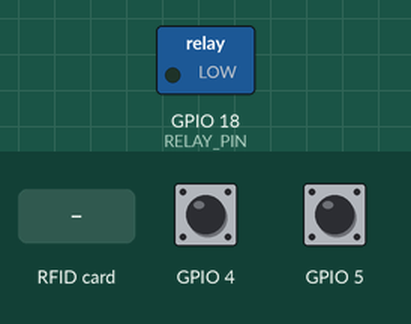
Recording of a sketch running on a simulated ESP32. On the bench: switched loads named in the sketch (green lamp = pin HIGH). Inputs (shaded band) come from the test bench; at power-on: GPIO 4 HIGH, GPIO 5 HIGH. WiFi joins after 1.5 s; servers stay silent unless stated; uploads are accepted with an empty reply; what the sketch prints to the serial monitor is not drawn.

Above: at 3.2 s.
3.3 s: RFID card 5E 7A 19 C4 held to the reader
At 3.9 s:
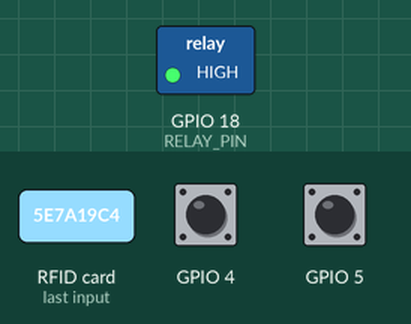
Timing chart, 0 to 8.0 s (numbered marks = the images above; inputs shaded):
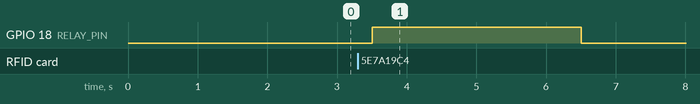

The sketch:

main.ino
```cpp
/**
 * ============================================================
 *  QR Kod Tabanlı Geçiş Kontrol Sistemi
 *  Modül 1: ESP32 Edge Kontrolcü Yazılımı
 * ============================================================
 *  Platform : ESP32 (Arduino / PlatformIO)
 *  Kütüphaneler:
 *    - WiFi.h          (built-in)
 *    - HTTPClient.h    (built-in)
 *    - ArduinoJson     (v6+ - Library Manager)
 *    - Wiegand         (monkeyboard/Wiegand - Library Manager)
 * ============================================================
 */

#include <Arduino.h>
#include <WiFi.h>
#include <HTTPClient.h>
#include <ArduinoJson.h>
#include <Wiegand.h>

// ──────────────────────────────────────────────
//  KONFİGÜRASYON - Ortamınıza göre değiştirin
// ──────────────────────────────────────────────
namespace Config {
    // Wi-Fi
    constexpr char WIFI_SSID[]     = "WIFI_ADI";
    constexpr char WIFI_PASSWORD[] = "WIFI_SIFRE";

    // Backend API
    constexpr char API_HOST[]      = "http://192.168.1.100:3000"; // Sunucu IP
    constexpr char VERIFY_ENDPOINT[] = "/api/access/verify";

    // Cihaz Kimliği (veritabanındaki DeviceCode ile eşleşmeli)
    constexpr char DEVICE_ID[] = "ESP32-KAPI-01";

    // Pin tanımları
    constexpr uint8_t WIEGAND_D0  = 4;
    constexpr uint8_t WIEGAND_D1  = 5;
    constexpr uint8_t RELAY_PIN   = 18;  // Active HIGH

    // Süreler (ms)
    constexpr uint32_t RELAY_OPEN_DURATION_MS = 3000;   // 3 saniye
    constexpr uint32_t WIFI_RECONNECT_MS      = 5000;   // 5 saniyede bir yeniden bağlanma dene
    constexpr uint32_t HTTP_TIMEOUT_MS        = 8000;   // HTTP zaman aşımı
    constexpr uint32_t QR_COOLDOWN_MS         = 2000;   // Ardışık okuma engeli (ms)
}

// ──────────────────────────────────────────────
//  DURUM DEĞİŞKENLERİ
// ──────────────────────────────────────────────
WIEGAND wg;

// Röle non-blocking kontrolü
bool       relayActive        = false;
uint32_t   relayActivatedAt   = 0;

// Wi-Fi yeniden bağlanma kontrolü
uint32_t   lastWifiCheck      = 0;

// Wiegand'dan okunan veri (ISR → loop arası iletişim)
volatile bool    dataReceived  = false;
volatile uint8_t receivedBits  = 0;
volatile uint64_t receivedCode = 0;

// Tekrar okuma önleme
uint32_t   lastQrReadAt = 0;

// ──────────────────────────────────────────────
//  WIEGAND KESMELERİ (ISR)
// ──────────────────────────────────────────────
void IRAM_ATTR onD0() { wg.ReadD0(); }
void IRAM_ATTR onD1() { wg.ReadD1(); }

// ──────────────────────────────────────────────
//  YARDIMCI FONKSİYONLAR
// ──────────────────────────────────────────────

/**
 * Wiegand ham sayısal değerini ASCII string'e dönüştürür.
 * QR okuyucular genellikle ASCII karakter kodlarını Wiegand üzerinden
 * arka arkaya 8-bit frame'ler halinde iletir.
 * Bu fonksiyon receivedCode değerini ondalık string olarak döndürür;
 * okuyucunuzun encoding'ine göre dönüşüm mantığını güncelleyin.
 */
String decodeWiegandToString(uint64_t code, uint8_t bits) {
    // Wiegand 34-bit: iki parite biti + 32-bit veri
    // Wiegand 64-bit: doğrudan veri alanı
    // QR payload ASCII encoding: her 8 bit bir karakter
    String result = "";

    if (bits <= 32) {
        // 32 bitlik veriden ASCII karakterleri çöz
        // Bazı okuyucular veriyi decimal sayı olarak gönderir
        result = String((uint32_t)code);
    } else {
        // 64 bit: 8 karakter ASCII decode
        for (int i = 7; i >= 0; i--) {
            char c = (char)((code >> (i * 8)) & 0xFF);
            if (c >= 0x20 && c <= 0x7E) { // Yazdırılabilir ASCII
                result += c;
            }
        }
    }

    // Boşsa decimal string olarak döndür
    if (result.isEmpty()) {
        result = String((unsigned long long)code);
    }

    return result;
}

/**
 * Wi-Fi bağlantı durumunu kontrol eder; bağlı değilse yeniden bağlanır.
 * Bloklayıcı değil — mevcut döngüde sadece başlatır.
 */
void maintainWifiConnection() {
    if (WiFi.status() == WL_CONNECTED) return;

    uint32_t now = millis();
    if (now - lastWifiCheck < Config::WIFI_RECONNECT_MS) return;
    lastWifiCheck = now;

    Serial.println("[WiFi] Bağlantı kesildi, yeniden bağlanılıyor...");
    WiFi.disconnect(true);
    WiFi.begin(Config::WIFI_SSID, Config::WIFI_PASSWORD);
}

/**
 * Backend API'ye POST isteği gönderir.
 * @param qrPayload  QR koddan okunan ham metin
 * @return HTTP durum kodu (başarılıysa 200, hata durumunda negatif veya 403)
 */
int sendVerifyRequest(const String& qrPayload) {
    if (WiFi.status() != WL_CONNECTED) {
        Serial.println("[HTTP] Wi-Fi bağlı değil, istek iptal edildi.");
        return -1;
    }

    HTTPClient http;
    String url = String(Config::API_HOST) + String(Config::VERIFY_ENDPOINT);

    Serial.print("[HTTP] POST → ");
    Serial.println(url);

    http.begin(url);
    http.setTimeout(Config::HTTP_TIMEOUT_MS);
    http.addHeader("Content-Type", "application/json");

    // JSON payload oluştur
    StaticJsonDocument<256> doc;
    doc["deviceId"]   = Config::DEVICE_ID;
    doc["qrPayload"]  = qrPayload;

    String body;
    serializeJson(doc, body);
    Serial.print("[HTTP] Body: ");
    Serial.println(body);

    int httpCode = http.POST(body);

    if (httpCode > 0) {
        Serial.print("[HTTP] Yanıt kodu: ");
        Serial.println(httpCode);
        String response = http.getString();
        Serial.print("[HTTP] Yanıt: ");
        Serial.println(response);
    } else {
        Serial.print("[HTTP] İstek hatası: ");
        Serial.println(http.errorToString(httpCode));
    }

    http.end();
    return httpCode;
}

/**
 * Röleyi non-blocking olarak aktif eder.
 */
void activateRelay() {
    digitalWrite(Config::RELAY_PIN, HIGH);
    relayActive      = true;
    relayActivatedAt = millis();
    Serial.println("[RÖLE] Kapı açıldı (3 sn).");
}

/**
 * Röle süre dolduğunda pasif eder. loop() içinde çağrılır.
 */
void handleRelayTimeout() {
    if (!relayActive) return;
    if (millis() - relayActivatedAt >= Config::RELAY_OPEN_DURATION_MS) {
        digitalWrite(Config::RELAY_PIN, LOW);
        relayActive = false;
        Serial.println("[RÖLE] Kapı kapandı.");
    }
}

/**
 * QR payload'ını işler: API'ye gönderir ve sonuca göre röleyi kontrol eder.
 */
void processQrPayload(const String& payload) {
    Serial.print("[QR] Okunan veri: ");
    Serial.println(payload);

    if (payload.isEmpty()) {
        Serial.println("[QR] Boş payload, işlem iptal edildi.");
        return;
    }

    // Tekrar okuma koruması
    uint32_t now = millis();
    if (now - lastQrReadAt < Config::QR_COOLDOWN_MS) {
        Serial.println("[QR] Çok sık okuma, bekleniyor...");
        return;
    }
    lastQrReadAt = now;

    int statusCode = sendVerifyRequest(payload);

    if (statusCode == 200) {
        Serial.println("[DURUM] Geçiş ONAYLANDI ✓");
        activateRelay();
    } else if (statusCode == 403) {
        Serial.println("[DURUM] Geçiş REDDEDİLDİ ✗ (Yetkisiz)");
        // Opsiyonel: Buzzer pini varsa burada tetikle
        // digitalWrite(BUZZER_PIN, HIGH); delay(100); digitalWrite(BUZZER_PIN, LOW);
    } else {
        Serial.print("[DURUM] Geçiş REDDEDİLDİ ✗ (Hata kodu: ");
        Serial.print(statusCode);
        Serial.println(")");
    }
}

// ──────────────────────────────────────────────
//  SETUP
// ──────────────────────────────────────────────
void setup() {
    Serial.begin(115200);
    delay(500);
    Serial.println("\n=== QR Geçiş Kontrol Sistemi Başlatılıyor ===");

    // Pin yapılandırması
    pinMode(Config::RELAY_PIN, OUTPUT);
    digitalWrite(Config::RELAY_PIN, LOW); // Röle başlangıçta kapalı

    // Wiegand kütüphanesi başlatma
    wg.begin(Config::WIEGAND_D0, Config::WIEGAND_D1, true); // true = active low
    attachInterrupt(digitalPinToInterrupt(Config::WIEGAND_D0), onD0, FALLING);
    attachInterrupt(digitalPinToInterrupt(Config::WIEGAND_D1), onD1, FALLING);
    Serial.println("[WIEGAND] Kesme dinleyiciler başlatıldı.");

    // Wi-Fi bağlantısı
    Serial.print("[WiFi] Bağlanılıyor: ");
    Serial.println(Config::WIFI_SSID);
    WiFi.mode(WIFI_STA);
    WiFi.begin(Config::WIFI_SSID, Config::WIFI_PASSWORD);

    uint8_t attempts = 0;
    while (WiFi.status() != WL_CONNECTED && attempts < 20) {
        delay(500);
        Serial.print(".");
        attempts++;
    }

    if (WiFi.status() == WL_CONNECTED) {
        Serial.println();
        Serial.print("[WiFi] Bağlandı! IP: ");
        Serial.println(WiFi.localIP());
    } else {
        Serial.println("\n[WiFi] UYARI: Bağlantı kurulamadı, offline modda devam ediliyor.");
    }

    Serial.println("=== Sistem Hazır, QR bekleniyor... ===\n");
}

// ──────────────────────────────────────────────
//  LOOP (Bloklayıcı olmayan ana döngü)
// ──────────────────────────────────────────────
void loop() {
    // 1. Wi-Fi bağlantı sağlığını kontrol et
    maintainWifiConnection();

    // 2. Wiegand verisini kontrol et
    if (wg.available()) {
        uint8_t bits  = wg.getWiegandType();
        uint64_t code = wg.getCode();

        String payload = decodeWiegandToString(code, bits);
        processQrPayload(payload);
    }

    // 3. Röle zaman aşımını kontrol et
    handleRelayTimeout();

    // 4. Kısa yield (watchdog besleme)
    yield();
}
```

Measured:
- after the input at 3.3 s, GPIO 18 (RELAY_PIN): LOW → HIGH after 0.21 s, → LOW 3.0 s later
